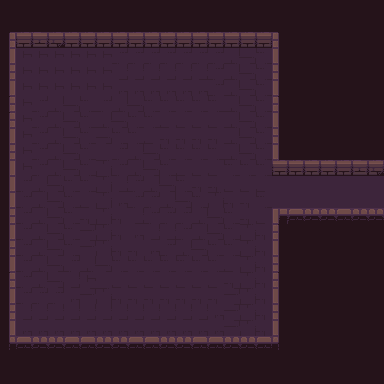

The image is a tile-based game level rendered from a .tmx file. Its description and source (layers, tilesets, objects; grid data summarised) follow:
An orthogonal 24x24 tile map with 16x16 px tiles, 5 tile layers (background, road, wall, item, ...), 1 hidden layer not drawn, 3 tilesets.

<map version="1.2" tiledversion="1.3.4" orientation="orthogonal" renderorder="right-down" compressionlevel="0" width="24" height="24" tilewidth="16" tileheight="16" infinite="0" nextlayerid="9" nextobjectid="1">
 <tileset firstgid="1" name="Dungeon_Tileset" tilewidth="16" tileheight="16" tilecount="100" columns="10">
  <image source="Dungeon_Tileset.png" width="160" height="160" />
 </tileset>
 <tileset firstgid="101" name="flag" tilewidth="16" tileheight="16" tilecount="4" columns="4">
  <image source="flag.png" width="64" height="16" />
  <tile id="0">
   <animation>
    <frame tileid="3" duration="200" />
    <frame tileid="2" duration="200" />
    <frame tileid="1" duration="200" />
    <frame tileid="0" duration="200" />
   </animation>
  </tile>
 </tileset>
 <tileset firstgid="105" name="torch" tilewidth="16" tileheight="16" tilecount="4" columns="4">
  <image source="torch.png" width="64" height="16" />
  <tile id="0">
   <animation>
    <frame tileid="3" duration="200" />
    <frame tileid="2" duration="200" />
    <frame tileid="1" duration="200" />
    <frame tileid="0" duration="200" />
   </animation>
  </tile>
 </tileset>
 <layer id="1" name="background" width="24" height="24">
  <data>[576 cells, 576 non-empty, 1 distinct tile ids]</data>
 </layer>
 <layer id="5" name="road" width="24" height="24">
  <data>[576 cells, 302 non-empty, 1 distinct tile ids]</data>
 </layer>
 <layer id="3" name="wall" width="24" height="24">
  <data>[576 cells, 82 non-empty, 19 distinct tile ids]</data>
 </layer>
 <layer id="4" name="item" width="24" height="24">
  <data>[576 cells, 0 non-empty, 0 distinct tile ids]</data>
 </layer>
 <layer id="8" name="pickarea" width="24" height="24">
  <data>[576 cells, 288 non-empty, 13 distinct tile ids]</data>
 </layer>
 <layer id="6" name="smog" width="24" height="24" visible="0">
  <data>[576 cells, 576 non-empty, 1 distinct tile ids]</data>
 </layer>
</map>
